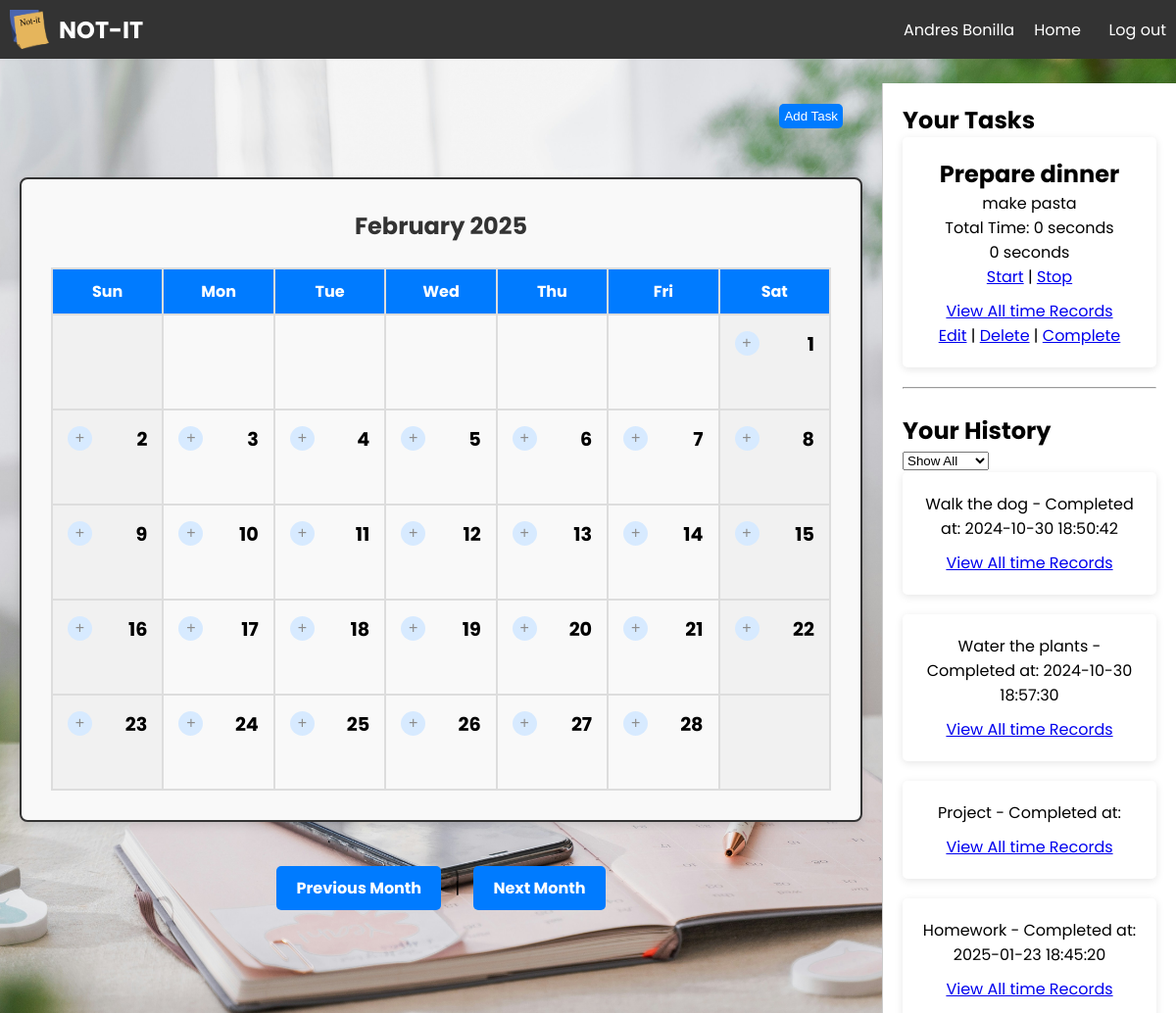
The app's page /home/home_page.php?month=2&year=2025 (signed in) with its own data.
### tables this page shows
CREATE TABLE `tasks` (
  `id` int(11) NOT NULL,
  `task_name` varchar(255) NOT NULL,
  `task_description` varchar(200) DEFAULT NULL,
  `due_date` date DEFAULT NULL,
  `status` enum('pending','completed') DEFAULT 'pending',
  `created_at` timestamp NOT NULL DEFAULT current_timestamp(),
  `completed_at` timestamp NULL DEFAULT NULL,
  `username` varchar(20) NOT NULL
);

### Task.class.php (called while the page is built, shortened)
<?php
class Task{
    private $id;
    private $name;
    private $description;
    private $duedate;
    private $completed;
    private $username;
    public function getDuedate()
    {
        return $this->duedate;
    }
    public function getId()
    {
        return $this->id;
    }
    public function getName()
    {
        return $this->name;
    }
    public function getDescription()
    {
        return $this->description;
    }
    public function getCompleted()
    {
        return $this->completed;
    }
    public function setUsername($username)
    {
        $this->username = $username;
    }
    public function __construct($id=null, $name=null,$description=null, $duedate=null, $status=null, $created=null, $completed=null, $username=null){
        $this->id = $id;
        $this->name = $name;
        $this->description = $description;
        $this->duedate = $duedate;
        $this->completed = $completed;
        $this->username = $username;
    }
    public function fetchPendingTasksById($connection){
        $username = $this->username;
        $sqlStmt = "SELECT * FROM tasks WHERE status = 'pending' AND username=:username";
        $prepare = $connection->prepare($sqlStmt);
        $prepare->bindValue(":username",$username,PDO::PARAM_STR);
        $prepare->execute();
        $result = $prepare->fetchAll();
        $counter = 0;
        if(sizeof($result)>0){
            foreach ($result as $rec){
                $task = new Task();
                $task->id=$rec["id"];
                $task->name = $rec["task_name"];
                $task->description = $rec["task_description"];
                $task->duedate = $rec["due_date"];
                $task->status= $rec["status"];
                $task->created = $rec["created_at"];
                $task->completed = $rec["completed_at"];
                $task->username = $rec["username"];
                $listOfTasks[$counter++] = $task;
            }
        }
        else{
            $listOfTasks="";
        }
        return serialize($listOfTasks);
    }
    public function fetchCompletedTasksById($connection){
        $username = $this->username;
        $sqlStmt = "SELECT * FROM tasks WHERE status = 'completed' AND username=:username";
        $prepare = $connection->prepare($sqlStmt);
        $prepare->bindValue(":username",$username,PDO::PARAM_STR);
        $prepare->execute();
        $result = $prepare->fetchAll();
        $counter = 0;
        if(sizeof($result)>0){
            foreach ($result as $rec){
                $task = new Task();
                $task->id=$rec["id"];
                $task->name = $rec["task_name"];
                $task->description = $rec["task_description"];
                $task->duedate = $rec["due_date"];
                $task->status= $rec["status"];
                $task->created = $rec["created_at"];
                $task->completed = $rec["completed_at"];
                $task->username = $rec["username"];
                $listOfTasks[$counter++] = $task;
            }
        }
        else{
            $listOfTasks="";
        }
        return serialize($listOfTasks);
    }
    public function fetchTotalTimeByTaskId($connection, $taskId) {
        $taskId = intval($taskId);
        $sqlStmt = "SELECT SUM(total_time) as total_time FROM task_time WHERE task_id = :task_id";
        $prepare = $connection->prepare($sqlStmt);
        $prepare->bindValue(":task_id", $taskId, PDO::PARAM_INT);
        $prepare->execute();
        $result = $prepare->fetch(PDO::FETCH_ASSOC);
        return $result['total_time'] ?? 0;
    }
}

### home/completed_tasks.php (the view)
<?php
include_once '../dbconfig.php';
include_once '../Task.class.php';
$username = $_SESSION["USERNAME"];
try{
    $connection = new PDO("mysql:host=$host;dbname=$dbname;",$user,$pass);
    $aTask = new Task();
    $aTask->setUsername($username);
    $tasks=unserialize($aTask->fetchCompletedTasksById($connection));
    if($tasks!=""){
        foreach ($tasks as $row ){
            echo "<div class='history-item active' data-date='{$row->getCompleted()}'>
                    <span>{$row->getName()} - Completed at: {$row->getCompleted()}</span>
                    <div style='margin-top: 10px;'>
                    <a href='../timer/show_records.php?task_id={$row->getId()}' class='button'>View All time Records</a>
                    </div>
                    </div>";
        }
    }
    else{
        echo $tasks;
        echo "No completed tasks";
    }
}
catch(PDOException $e){
    echo $e->getMessage();
}
?>

### home/pending_tasks.php
<?php
include_once '../dbconfig.php';
include_once '../Task.class.php';
$username = $_SESSION["USERNAME"];
try{
    $connection = new PDO("mysql:host=$host;dbname=$dbname;",$user,$pass);
    $aTask = new Task();
    $aTask->setUsername($username);
    $tasks=unserialize($aTask->fetchPendingTasksById($connection));
    if($tasks!=""){
        foreach ($tasks as $row ){
            $totalTime = $aTask->fetchTotalTimeByTaskId($connection, $row->getId());
            echo "<div class='history-item active' data-date='{$row->getDuedate()}'>
                            <h2>{$row->getName()}</h2>
                            <p>{$row->getDescription()}</p>
                            <p>Total Time: {$totalTime} seconds</p>
                            <div class='timer' id='timer-{$row->getId()}'>0 seconds</div>
                            <a href='#' onclick='startTimer({$row->getId()})'>Start</a> |
                            <a href='#' onclick='stopTimer({$row->getId()})'>Stop</a>
                            <div style='margin-top: 10px;'>
                                <a href='../timer/show_records.php?task_id={$row->getId()}' class='button'>View All time Records</a>
                            </div>
                            <div class='task-actions'>
                                <a href='../edit_task.php?id={$row->getId()}'>Edit</a> |
                                <a href='../delete_task.php?id={$row->getId()}'>Delete</a> |
                                <a href='../completed_tasks.php?id={$row->getId()}'>Complete</a>
                            </div>
                          </div>";
        }
    }
    else{
        echo $tasks;
        echo "No pending tasks";
    }
}
catch(PDOException $e){
    echo $e->getMessage();
}
?>

### styles/styles.css (style rules this page uses)
* { box-sizing: border-box; margin: 0; padding: 0; }
body { font-family: 'Poppins', sans-serif; background-color: #f4f4f4; background: url('../assets/background.jpg') no-repeat center center fixed; background-size: cover; }
.history-item { background-color: #fff; padding: 20px; border-radius: 5px; box-shadow: 0 2px 8px rgba(0, 0, 0, 0.1); text-align: center; cursor: pointer; transition: transform 0.2s ease; display: none; }
.history-item.active { display: block; }

### styles/calendar.css (style rules this page uses)
.calendar th, .calendar td { width: calc(100% / 7); padding: 10px; text-align: center; vertical-align: top; border: 2px solid #ddd; font-size: 1em; }
.calendar td:nth-child(1), .calendar td:nth-child(7) { background-color: #f1f1f1; }

### records on screen
tasks: task_name "Prepare dinner", task_description "make pasta", totalTime "0"
tasks: task_name "Walk the dog", completed_at "2024-10-30 18:50:42"
tasks: task_name "Water the plants", completed_at "2024-10-30 18:57:30"
tasks: task_name "Project"
tasks: task_name "Homework", completed_at "2025-01-23 18:45:20"

### other values on screen
$name "Andres Bonilla"
$monthName "February"
$year "2025"
$day "Sun"
$day "Mon"
$day "Tue"
$day "Wed"
$day "Thu"
$day "Fri"
$day "Sat"
